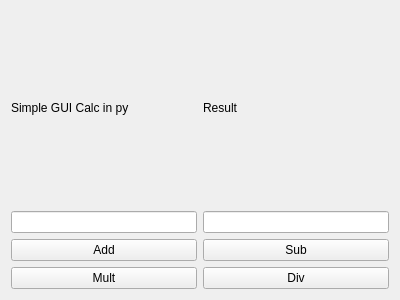
<?xml version="1.0" encoding="UTF-8"?>
<ui version="4.0">
 <class>Form</class>
 <widget class="QWidget" name="Form">
  <property name="geometry">
   <rect>
    <x>0</x>
    <y>0</y>
    <width>400</width>
    <height>300</height>
   </rect>
  </property>
  <property name="windowTitle">
   <string>PrintMe</string>
  </property>
  <layout class="QVBoxLayout" name="verticalLayout_2">
   <item>
    <layout class="QGridLayout" name="gridLayout">
     <item row="2" column="0">
      <widget class="QPushButton" name="pushAdd_btn">
       <property name="text">
        <string>Add</string>
       </property>
      </widget>
     </item>
     <item row="3" column="1">
      <widget class="QPushButton" name="pushDiv_btn">
       <property name="text">
        <string>Div</string>
       </property>
      </widget>
     </item>
     <item row="3" column="0">
      <widget class="QPushButton" name="pushMult_btn">
       <property name="text">
        <string>Mult</string>
       </property>
      </widget>
     </item>
     <item row="2" column="1">
      <widget class="QPushButton" name="pushSub_btn">
       <property name="text">
        <string>Sub</string>
       </property>
      </widget>
     </item>
     <item row="1" column="0">
      <widget class="QLineEdit" name="numOne_line"/>
     </item>
     <item row="0" column="0">
      <widget class="QLabel" name="title_label">
       <property name="text">
        <string>Simple GUI Calc in py</string>
       </property>
      </widget>
     </item>
     <item row="1" column="1">
      <widget class="QLineEdit" name="numTwo_line"/>
     </item>
     <item row="0" column="1">
      <widget class="QLabel" name="res_label">
       <property name="text">
        <string>Result</string>
       </property>
      </widget>
     </item>
    </layout>
   </item>
  </layout>
 </widget>
 <resources/>
 <connections/>
</ui>
